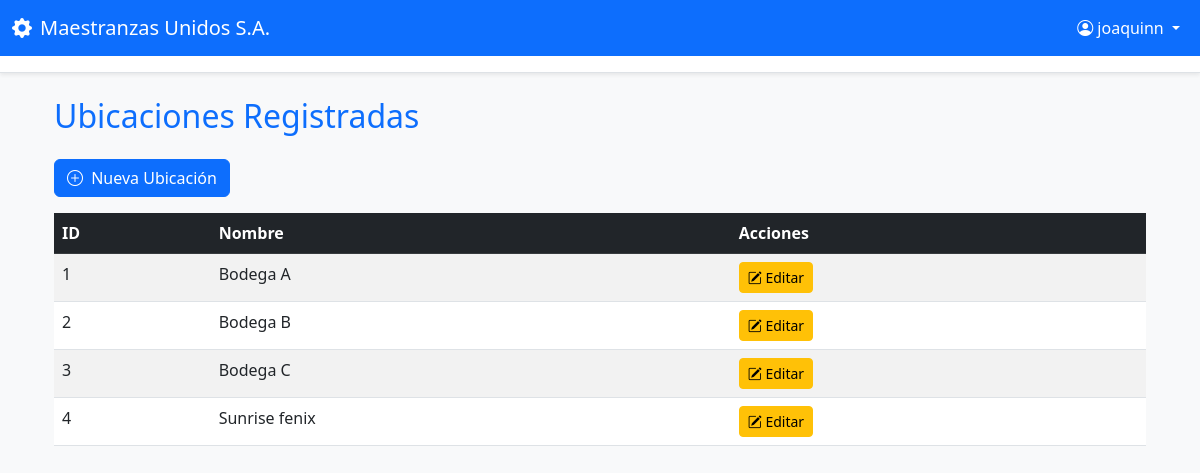
Screenshot of /ubicaciones/ (signed in) with the database file from the repository.
### inventario/models.py (models this page shows, shortened)
class Ubicacion(models.Model):
    nombre = models.CharField(max_length=100, unique=True)

### inventario/views.py (the view)
# urls.py: path('ubicaciones/', views.listar_ubicaciones, name='listar_ubicaciones'),
@login_required
def listar_ubicaciones(request):
    ubicaciones = Ubicacion.objects.all()
    return render(request, 'ubicaciones/listar.html', {'ubicaciones': ubicaciones})

### inventario/templates/ubicaciones/listar.html (shortened to what this page needs)
{% extends 'authentication/base.html' %}
{% block content %}
<div class="container mt-4">
    <h2 class="mb-4 text-primary">Ubicaciones Registradas</h2>
    <a href="{% url 'crear_ubicacion' %}" class="btn btn-primary mb-3">
        <i class="bi bi-plus-circle me-1"></i> Nueva Ubicación
    </a>
    {% if ubicaciones %}
    <table class="table table-striped table-hover">
        <thead class="table-dark">
            <tr>
                <th>ID</th>
                <th>Nombre</th>
                <th>Acciones</th>
            </tr>
        </thead>
        <tbody>
            {% for ubicacion in ubicaciones %}
            <tr>
                <td>{{ ubicacion.id }}</td>
                <td>{{ ubicacion.nombre }}</td>
                <td>
                    <a href="{% url 'editar_ubicacion' ubicacion.id %}" class="btn btn-sm btn-warning">
                        <i class="bi bi-pencil-square"></i> Editar
                    </a>
                </td>
            </tr>
            {% endfor %}
        </tbody>
    </table>
    {% else %}
    <p class="text-muted">No hay ubicaciones registradas aún.</p>
    {% endif %}
</div>
{% endblock %}

### authentication/templates/authentication/base.html (shortened to what this page needs)
<!DOCTYPE html>
<html lang="es">
<head>
  <link href="https://cdn.jsdelivr.net/npm/bootstrap@5.3.0/dist/css/bootstrap.min.css" rel="stylesheet">
  <link href="https://cdn.jsdelivr.net/npm/bootstrap-icons@1.10.0/font/bootstrap-icons.css" rel="stylesheet">
</head>
<body class="bg-light">
    <nav class="navbar navbar-expand-lg navbar-dark bg-primary">
      <div class="container-fluid">
        <a class="navbar-brand" href="{% url 'dashboard' %}">
          <i class="bi bi-gear-fill me-2"></i>Maestranzas Unidos S.A.
        </a>
        {% if user.is_authenticated %}
          <div class="navbar-nav ms-auto">
            <div class="nav-item dropdown">
              <a class="nav-link dropdown-toggle text-white" href="#" role="button" data-bs-toggle="dropdown">
                <i class="bi bi-person-circle me-1"></i>{{ user.first_name|default:user.username }}
              </a>
            </div>
          </div>
        {% endif %}
      </div>
    </nav>
    {% if user.is_authenticated %}
    <div class="bg-white border-bottom shadow-sm">
      <div class="container py-2">
      </div>
    </div>
    {% endif %}
    <div class="container mt-4">
      {% block content %}
      {% endblock %}
    </div>
  </body>
</html>

### rows the page displays
Ubicacion: id "1", nombre "Bodega A"
Ubicacion: id "2", nombre "Bodega B"
Ubicacion: id "3", nombre "Bodega C"
Ubicacion: id "4", nombre "Sunrise fenix"

### other values shown
{{ user.first_name|default:user.username }} "joaquinn"
